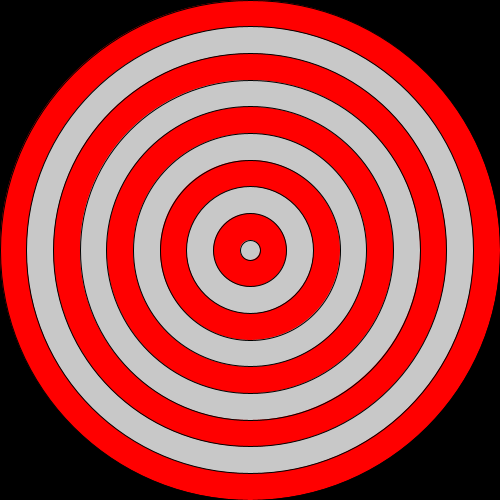
Frame 1 (no input)
Frame 60 (the mouse pressed at the canvas centre just before this capture): identical to frame 1, image omitted
Frame 120 (the mouse held since frame 60 and released just before this capture): identical to frame 1, image omitted

The Processing sketch that drew this single still picture (run headless with seeded random() and noise(); from frame 60 on, the mouse is pressed at the canvas centre):

// Processing sketch: ejer2CirculosConcentricos
// ── ejer2CirculosConcentricos.pde
int cant = 10;
void setup() {
  size(500, 500);
}
void draw() {
  background(0);
  for (int c=0; c<cant; c++) {
    float diam = map(c, 0, cant-1, width, 20);
    if (c%2==0) {
      fill(255, 0, 0);
    } else {
      fill(200);
    }
    ellipse(width/2, height/2, diam, diam);
  }
}
